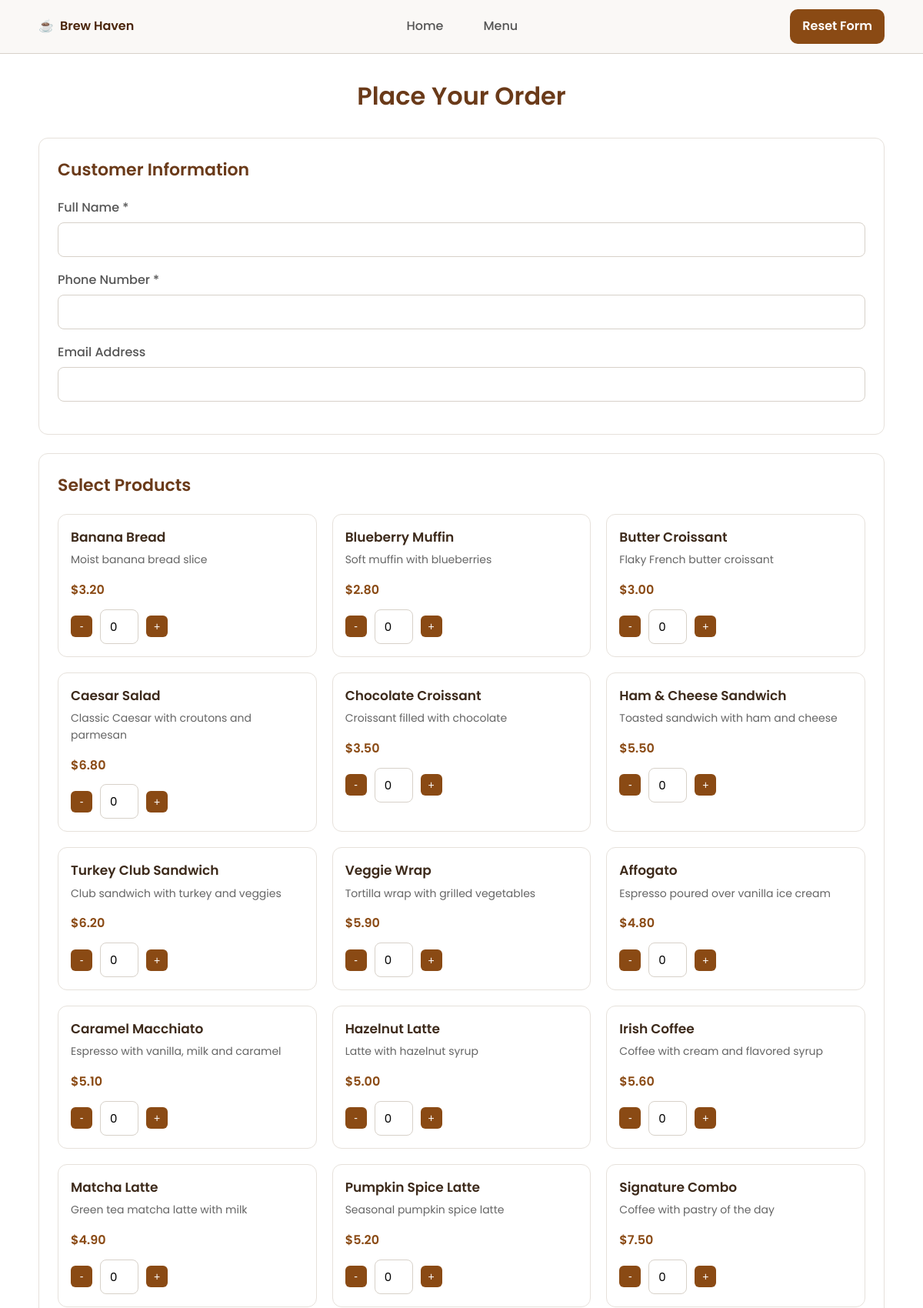
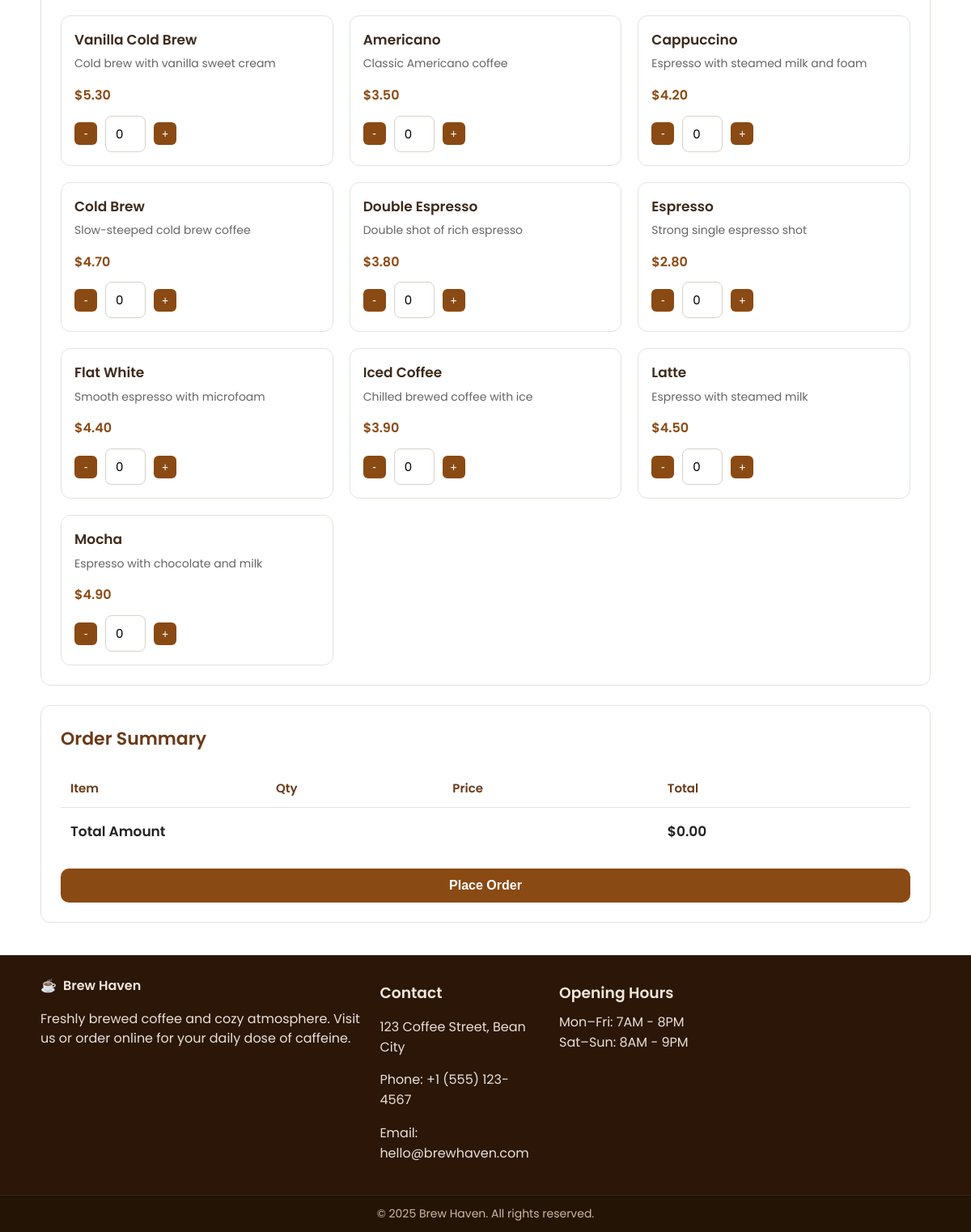
The app's page /order.php with its own data (2 pictures, top to bottom).
### tables this page shows
CREATE TABLE `products` (
  `product_id` int(11) NOT NULL,
  `name` varchar(100) NOT NULL,
  `description` text DEFAULT NULL,
  `price` decimal(6,2) NOT NULL,
  `category` enum('food','specialty','coffee') NOT NULL,
  `image` varchar(255) DEFAULT NULL,
  `full_description` text DEFAULT NULL
);

### order.php (the view, shortened to what this page needs)
<?php
require 'db.php';
$stmt = $pdo->query("
    SELECT product_id, name, description, price, category
    FROM products
    ORDER BY category, name
");
$products = $stmt->fetchAll(PDO::FETCH_ASSOC);
$preselectId = isset($_GET['add']) ? (int)$_GET['add'] : null;
?>
<!DOCTYPE html>
<html lang="en">
<head>
  <link rel="stylesheet" href="order.css">
</head>
<body>
  <header class="bar">
  <div class="container flex">
    <a class="logo" href="home.php">
      <span class="mug">☕️</span>
      <span>Brew Haven</span>
    </a>
    <ul class="links">
      <li><a href="home.php">Home</a></li>
      <li><a href="menu.php">Menu</a></li>
    </ul>
    <a class="act" href="order.php">Reset Form</a>
  </div>
</header>
  <main class="main container">
    <h1 class="page-title">Place Your Order</h1>
    <form class="order-form" id="orderForm" method="post" action="order.php">
      <div class="form-section">
        <h2 class="section-title">Customer Information</h2>
        <div class="form-group">
          <label for="customerName">Full Name *</label>
          <input type="text" id="customerName" name="customerName" required>
        </div>
        <div class="form-group">
          <label for="customerPhone">Phone Number *</label>
          <input type="tel" id="customerPhone" name="customerPhone" required>
        </div>
        <div class="form-group">
          <label for="customerEmail">Email Address</label>
          <input type="email" id="customerEmail" name="customerEmail">
        </div>
      </div>
      <div class="form-section">
        <h2 class="section-title">Select Products</h2>
        <div class="product-grid" id="productGrid">
          <?php foreach ($products as $p):
              $id = (int)$p['product_id'];
              $defaultQty = ($preselectId === $id) ? 1 : 0;
          ?>
            <div class="product-card">
              <div class="product-info">
                <p class="product-name"><?= htmlspecialchars($p['name']) ?></p>
                <p class="product-description"><?= htmlspecialchars($p['description'] ?? '') ?></p>
                <p class="product-price">$<?= number_format($p['price'], 2) ?></p>
                <div class="quantity-selector">
                  <button type="button" class="quantity-btn minus" data-product-id="<?= $id ?>">-</button>
                  <input
                    type="number"
                    class="quantity-input"
                    id="qty-<?= $id ?>"
                    name="qty[<?= $id ?>]"
                    min="0"
                    max="100"
                    value="<?= $defaultQty ?>"
                    data-name="<?= htmlspecialchars($p['name']) ?>"
                    data-price="<?= htmlspecialchars($p['price']) ?>"
                  >
                  <button type="button" class="quantity-btn plus" data-product-id="<?= $id ?>">+</button>
                </div>
              </div>
            </div>
          <?php endforeach; ?>
        </div>
      </div>
      <div class="form-section">
        <h2 class="section-title">Order Summary</h2>
        <table class="summary-table">
        <thead>
          <tr>
            <th>Item</th>
            <th>Qty</th>
            <th>Price</th>
            <th>Total</th>
          </tr>
        </thead>
        <tfoot>
          <tr class="total-row">
            <td colspan="3">Total Amount</td>
            <td id="totalAmount">$0.00</td>
          </tr>
        </tfoot>
      </table>
      <button type="submit" form="orderForm" class="submit-btn">Place Order</button>
    </div>
  </main>
  <footer class="foot">
    <div class="container foot-grid">
      <div>
        <div class="logo foot-logo">
          <span class="mug">☕</span>
          <span>Brew Haven</span>
        </div>
        <p class="foot-text">
          Freshly brewed coffee and cozy atmosphere. Visit us or order online for your daily dose of caffeine.
        </p>
      </div>
      <div>
        <h3 class="foot-title">Contact</h3>
        <p class="foot-text">123 Coffee Street, Bean City</p>
        <p class="foot-text">Phone: +1 (555) 123-4567</p>
        <p class="foot-text">Email: hello@brewhaven.com</p>
      </div>
      <div>
        <h3 class="foot-title">Opening Hours</h3>
        <div class="foot-text">
          <div>Mon–Fri: 7AM - 8PM</div>
          <div>Sat–Sun: 8AM - 9PM</div>
        </div>
      </div>
    </div>
    <div class="foot-bottom">
      <p>© 2025 Brew Haven. All rights reserved.</p>
    </div>
  </footer>
</body>
</html>

### order.css (style rules this page uses)
* { box-sizing: border-box; }
body { margin: 0; font-family: "Poppins", Arial, sans-serif; color: #222; background: #fff; line-height: 1.55; }
.container { width: 1100px; max-width: 95%; margin: 0 auto; }
.flex { display: flex; align-items: center; justify-content: space-between; gap: 20px; }
.bar { position: sticky; top: 0; z-index: 10; background: #faf8f6; border-bottom: 1px solid #d7d1c9; padding: 12px 0; }
.logo { display: flex; align-items: center; gap: 8px; color: #4a250b; font-weight: 600; text-decoration: none; }
.mug { color: #8a4a14; }
.links { list-style: none; display: flex; gap: 28px; margin: 0; padding: 0; }
.links a { color: #555555; text-decoration: none; font-weight: 500; position: relative; padding: 8px 12px; border-radius: 10px; }
.act { background: #8a4a14; color: #ffffff; text-decoration: none; padding: 10px 16px; border-radius: 10px; font-weight: 600; transition: all 0.15s ease; }
.page-title { margin: 30px 0; text-align: center; font-size: 32px; color: #6a3a19; font-weight: 600; }
.form-section { background: #fff; border: 1px solid #e6e1db; border-radius: 12px; padding: 24px; margin-bottom: 24px; }
.section-title { margin: 0 0 20px; font-size: 22px; color: #6a3a19; font-weight: 600; }
.form-group { margin-bottom: 18px; }
label { display: block; margin-bottom: 6px; font-weight: 500; color: #555; }
input, select { width: 100%; padding: 10px 12px; border: 1px solid #d7d1c9; border-radius: 8px; font-size: 15px; font-family: "Poppins", Arial, sans-serif; transition: border-color 0.15s ease; }
.product-grid { display: grid; grid-template-columns: repeat(auto-fill, minmax(280px, 1fr)); gap: 20px; margin-top: 16px; }
.product-card { background: #fff; border: 1px solid #e6e1db; border-radius: 12px; padding: 16px; transition: all 0.15s ease; }
.product-name { margin: 0 0 6px; font-size: 17px; font-weight: 600; color: #3d2a1b; }
.product-description { margin: 0 0 10px; color: #656565; font-size: 14px; }
.product-price { color: #8a4a14; font-weight: 600; margin-bottom: 12px; }
.quantity-selector { display: flex; align-items: center; gap: 10px; }
.quantity-btn { background: #8a4a14; color: #fff; border: none; width: 28px; height: 28px; border-radius: 6px; cursor: pointer; font-size: 14px; display: flex; align-items: center; justify-content: center; transition: all 0.15s ease; }
.quantity-input { width: 50px; text-align: center; margin: 0; }
.summary-table { width: 100%; border-collapse: collapse; margin-bottom: 20px; }
.summary-table th, .summary-table td { padding: 12px; text-align: left; border-bottom: 1px solid #e6e1db; }
.summary-table th { color: #6a3a19; font-weight: 600; font-size: 15px; }
.total-row { font-weight: 600; }
.total-row td { border-bottom: none; padding-top: 16px; font-size: 17px; }
.submit-btn { background: #8a4a14; color: #fff; border: none; padding: 12px 24px; border-radius: 10px; font-size: 16px; font-weight: 600; cursor: pointer; transition: all 0.15s ease; width: 100%; }
.foot { background: #2b1608; color: #e9e0d7; margin-top: 40px; }
.foot-grid { display: grid; gap: 24px; padding: 26px 0 22px; grid-template-columns: 2fr 1fr 1fr 1.2fr; }
.foot-title { margin: 6px 0 10px; font-weight: 600; color: #f3e7dc; }
.foot-logo span { color: #f0e6dc; }
.foot-bottom { border-top: 1px solid rgba(255, 255, 255, 0.08); background: #241406; }
.foot-bottom p { margin: 0; padding: 12px 0; color: #ceb8a2; text-align: center; font-size: 14px; }

### records on screen
products: name "Banana Bread", description "Moist banana bread slice", price "3.20", product_id "0"
products: name "Blueberry Muffin", description "Soft muffin with blueberries", price "2.80", product_id "0"
products: name "Butter Croissant", description "Flaky French butter croissant", price "3.00", product_id "0"
products: name "Caesar Salad", description "Classic Caesar with croutons and parmesan", price "6.80", product_id "0"
products: name "Chocolate Croissant", description "Croissant filled with chocolate", price "3.50", product_id "0"
products: name "Ham & Cheese Sandwich", description "Toasted sandwich with ham and cheese", price "5.50", product_id "0"
products: name "Turkey Club Sandwich", description "Club sandwich with turkey and veggies", price "6.20", product_id "0"
products: name "Veggie Wrap", description "Tortilla wrap with grilled vegetables", price "5.90", product_id "0"
products: name "Affogato", description "Espresso poured over vanilla ice cream", price "4.80", product_id "0"
products: name "Caramel Macchiato", description "Espresso with vanilla, milk and caramel", price "5.10", product_id "0"
products: name "Hazelnut Latte", description "Latte with hazelnut syrup", price "5.00", product_id "0"
products: name "Irish Coffee", description "Coffee with cream and flavored syrup", price "5.60", product_id "0"
products: name "Matcha Latte", description "Green tea matcha latte with milk", price "4.90", product_id "0"
products: name "Pumpkin Spice Latte", description "Seasonal pumpkin spice latte", price "5.20", product_id "0"
products: name "Signature Combo", description "Coffee with pastry of the day", price "7.50", product_id "0"
products: name "Vanilla Cold Brew", description "Cold brew with vanilla sweet cream", price "5.30", product_id "0"
products: name "Americano", description "Classic Americano coffee", price "3.50", product_id "0"
products: name "Cappuccino", description "Espresso with steamed milk and foam", price "4.20", product_id "0"
products: name "Cold Brew", description "Slow-steeped cold brew coffee", price "4.70", product_id "0"
products: name "Double Espresso", description "Double shot of rich espresso", price "3.80", product_id "0"
products: name "Espresso", description "Strong single espresso shot", price "2.80", product_id "0"
products: name "Flat White", description "Smooth espresso with microfoam", price "4.40", product_id "0"
products: name "Iced Coffee", description "Chilled brewed coffee with ice", price "3.90", product_id "0"
products: name "Latte", description "Espresso with steamed milk", price "4.50", product_id "0"
products: name "Mocha", description "Espresso with chocolate and milk", price "4.90", product_id "0"
